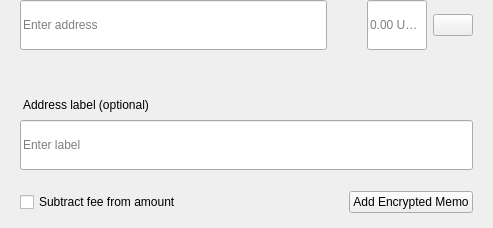
<?xml version="1.0" encoding="UTF-8"?>
<ui version="4.0">
 <class>SendMultiRow</class>
 <widget class="QWidget" name="SendMultiRow">
  <property name="geometry">
   <rect>
    <x>0</x>
    <y>0</y>
    <width>493</width>
    <height>228</height>
   </rect>
  </property>
  <property name="minimumSize">
   <size>
    <width>0</width>
    <height>0</height>
   </size>
  </property>
  <property name="maximumSize">
   <size>
    <width>16777215</width>
    <height>16777215</height>
   </size>
  </property>
  <property name="windowTitle">
   <string notr="true">N/A</string>
  </property>
  <layout class="QVBoxLayout" name="verticalLayout_3">
   <property name="spacing">
    <number>0</number>
   </property>
   <property name="leftMargin">
    <number>0</number>
   </property>
   <property name="topMargin">
    <number>0</number>
   </property>
   <property name="rightMargin">
    <number>20</number>
   </property>
   <property name="bottomMargin">
    <number>5</number>
   </property>
   <item alignment="Qt::AlignTop">
    <widget class="QWidget" name="widget" native="true">
     <property name="sizePolicy">
      <sizepolicy hsizetype="Expanding" vsizetype="Maximum">
       <horstretch>0</horstretch>
       <verstretch>0</verstretch>
      </sizepolicy>
     </property>
     <property name="minimumSize">
      <size>
       <width>0</width>
       <height>60</height>
      </size>
     </property>
     <property name="maximumSize">
      <size>
       <width>16777215</width>
       <height>85</height>
      </size>
     </property>
     <layout class="QHBoxLayout" name="horizontalLayout" stretch="6,0,2">
      <property name="spacing">
       <number>0</number>
      </property>
      <property name="leftMargin">
       <number>8</number>
      </property>
      <property name="topMargin">
       <number>0</number>
      </property>
      <property name="rightMargin">
       <number>0</number>
      </property>
      <property name="bottomMargin">
       <number>0</number>
      </property>
      <item alignment="Qt::AlignTop">
       <widget class="QStackedWidget" name="stackedAddress">
        <property name="minimumSize">
         <size>
          <width>0</width>
          <height>50</height>
         </size>
        </property>
        <property name="maximumSize">
         <size>
          <width>16777215</width>
          <height>50</height>
         </size>
        </property>
        <widget class="QWidget" name="page_4">
         <property name="sizePolicy">
          <sizepolicy hsizetype="Expanding" vsizetype="Preferred">
           <horstretch>0</horstretch>
           <verstretch>0</verstretch>
          </sizepolicy>
         </property>
         <property name="minimumSize">
          <size>
           <width>0</width>
           <height>50</height>
          </size>
         </property>
         <property name="maximumSize">
          <size>
           <width>16777215</width>
           <height>55</height>
          </size>
         </property>
         <layout class="QVBoxLayout" name="verticalLayout_7">
          <property name="spacing">
           <number>0</number>
          </property>
          <property name="leftMargin">
           <number>12</number>
          </property>
          <property name="topMargin">
           <number>0</number>
          </property>
          <property name="rightMargin">
           <number>0</number>
          </property>
          <property name="bottomMargin">
           <number>0</number>
          </property>
          <item>
           <widget class="QLineEdit" name="lineEditAddress">
            <property name="minimumSize">
             <size>
              <width>0</width>
              <height>50</height>
             </size>
            </property>
            <property name="maximumSize">
             <size>
              <width>16777215</width>
              <height>50</height>
             </size>
            </property>
            <property name="placeholderText">
             <string>Enter address</string>
            </property>
           </widget>
          </item>
         </layout>
        </widget>
        <widget class="QWidget" name="page_3"/>
       </widget>
      </item>
      <item>
       <spacer name="horizontalSpacer_3">
        <property name="orientation">
         <enum>Qt::Horizontal</enum>
        </property>
        <property name="sizeType">
         <enum>QSizePolicy::Fixed</enum>
        </property>
        <property name="sizeHint" stdset="0">
         <size>
          <width>40</width>
          <height>20</height>
         </size>
        </property>
       </spacer>
      </item>
      <item>
       <layout class="QHBoxLayout" name="horizontalLayout_2">
        <property name="spacing">
         <number>6</number>
        </property>
        <item alignment="Qt::AlignTop">
         <widget class="QLineEdit" name="lineEditAmount">
          <property name="sizePolicy">
           <sizepolicy hsizetype="Expanding" vsizetype="Preferred">
            <horstretch>0</horstretch>
            <verstretch>0</verstretch>
           </sizepolicy>
          </property>
          <property name="minimumSize">
           <size>
            <width>0</width>
            <height>50</height>
           </size>
          </property>
          <property name="maximumSize">
           <size>
            <width>16777215</width>
            <height>50</height>
           </size>
          </property>
          <property name="maxLength">
           <number>17</number>
          </property>
          <property name="alignment">
           <set>Qt::AlignLeading|Qt::AlignLeft|Qt::AlignVCenter</set>
          </property>
          <property name="placeholderText">
           <string notr="true">0.00 ULME</string>
          </property>
         </widget>
        </item>
        <item>
         <layout class="QVBoxLayout" name="verticalLayout">
          <property name="topMargin">
           <number>14</number>
          </property>
          <property name="bottomMargin">
           <number>0</number>
          </property>
          <item alignment="Qt::AlignTop">
           <widget class="QPushButton" name="btnMenu">
            <property name="minimumSize">
             <size>
              <width>0</width>
              <height>0</height>
             </size>
            </property>
            <property name="maximumSize">
             <size>
              <width>16777215</width>
              <height>16777215</height>
             </size>
            </property>
            <property name="focusPolicy">
             <enum>Qt::NoFocus</enum>
            </property>
            <property name="text">
             <string/>
            </property>
           </widget>
          </item>
         </layout>
        </item>
       </layout>
      </item>
     </layout>
    </widget>
   </item>
   <item>
    <widget class="QWidget" name="layoutLabel" native="true">
     <property name="minimumSize">
      <size>
       <width>0</width>
       <height>0</height>
      </size>
     </property>
     <property name="maximumSize">
      <size>
       <width>16777215</width>
       <height>16777215</height>
      </size>
     </property>
     <layout class="QVBoxLayout" name="verticalLayout_9">
      <property name="spacing">
       <number>6</number>
      </property>
      <property name="leftMargin">
       <number>20</number>
      </property>
      <property name="topMargin">
       <number>0</number>
      </property>
      <property name="rightMargin">
       <number>0</number>
      </property>
      <property name="bottomMargin">
       <number>10</number>
      </property>
      <item>
       <spacer name="verticalSpacer">
        <property name="orientation">
         <enum>Qt::Vertical</enum>
        </property>
        <property name="sizeType">
         <enum>QSizePolicy::Fixed</enum>
        </property>
        <property name="sizeHint" stdset="0">
         <size>
          <width>20</width>
          <height>20</height>
         </size>
        </property>
       </spacer>
      </item>
      <item>
       <widget class="QLabel" name="labelSubtitleDescription">
        <property name="styleSheet">
         <string notr="true">margin-bottom:2px;
margin-left:0.05px;
padding:0px;</string>
        </property>
        <property name="text">
         <string>Address label (optional)</string>
        </property>
       </widget>
      </item>
      <item>
       <widget class="QLineEdit" name="lineEditDescription">
        <property name="minimumSize">
         <size>
          <width>0</width>
          <height>50</height>
         </size>
        </property>
        <property name="maximumSize">
         <size>
          <width>16777215</width>
          <height>50</height>
         </size>
        </property>
        <property name="placeholderText">
         <string>Enter label</string>
        </property>
       </widget>
      </item>
      <item>
       <spacer name="verticalSpacer_2">
        <property name="orientation">
         <enum>Qt::Vertical</enum>
        </property>
        <property name="sizeType">
         <enum>QSizePolicy::Fixed</enum>
        </property>
        <property name="sizeHint" stdset="0">
         <size>
          <width>20</width>
          <height>15</height>
         </size>
        </property>
       </spacer>
      </item>
      <item>
       <widget class="QWidget" name="containerMemo" native="true">
        <layout class="QHBoxLayout" name="horizontalLayout_5">
         <property name="leftMargin">
          <number>0</number>
         </property>
         <property name="topMargin">
          <number>0</number>
         </property>
         <property name="rightMargin">
          <number>0</number>
         </property>
         <property name="bottomMargin">
          <number>0</number>
         </property>
         <item>
          <widget class="QCheckBox" name="checkboxSubtractFeeFromAmount">
           <property name="toolTip">
            <string>The fee will be deducted from the amount being sent. The recipient will receive less ULME than you enter in the amount field. If multiple recipients are selected, the fee is split equally.</string>
           </property>
           <property name="text">
            <string>Subtract fee from amount</string>
           </property>
          </widget>
         </item>
         <item>
          <spacer name="horizontalSpacer">
           <property name="orientation">
            <enum>Qt::Horizontal</enum>
           </property>
           <property name="sizeHint" stdset="0">
            <size>
             <width>40</width>
             <height>20</height>
            </size>
           </property>
          </spacer>
         </item>
         <item>
          <widget class="QPushButton" name="btnAddMemo">
           <property name="text">
            <string notr="true">Add Encrypted Memo</string>
           </property>
          </widget>
         </item>
        </layout>
       </widget>
      </item>
     </layout>
    </widget>
   </item>
  </layout>
 </widget>
 <resources/>
 <connections/>
</ui>
